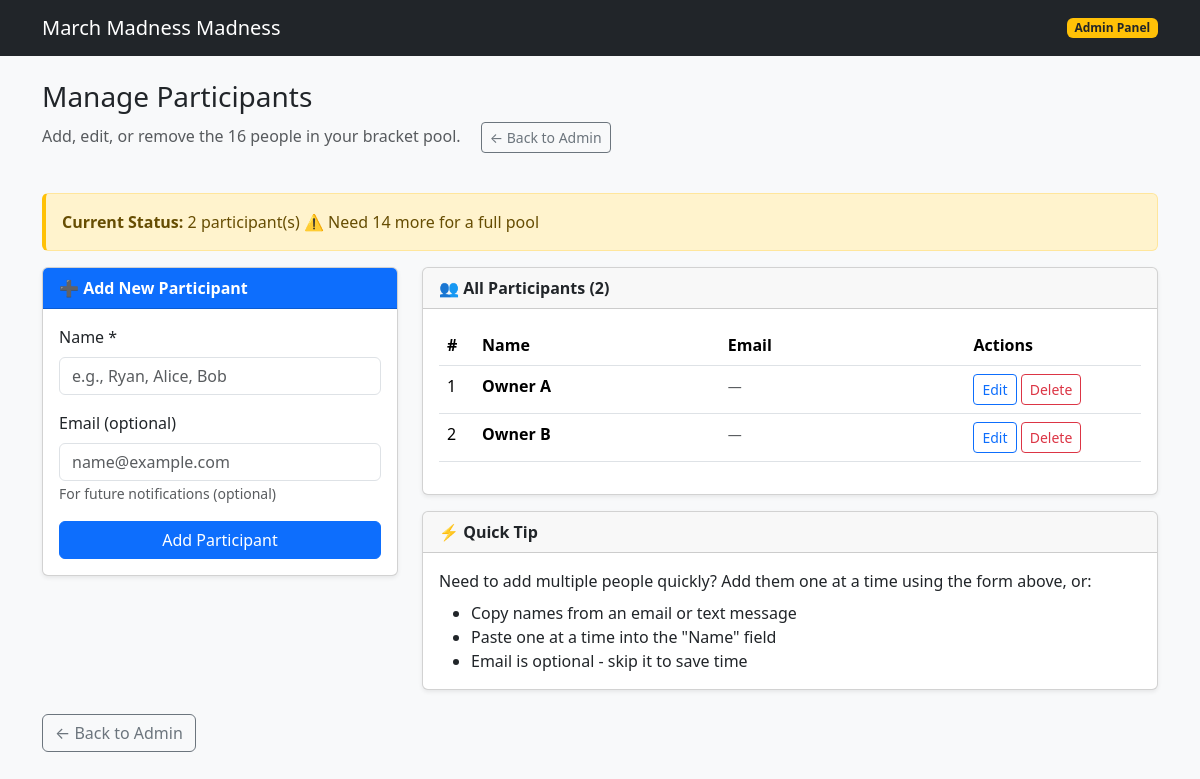
/admin/participants, run on an earlier commit of the app's database.
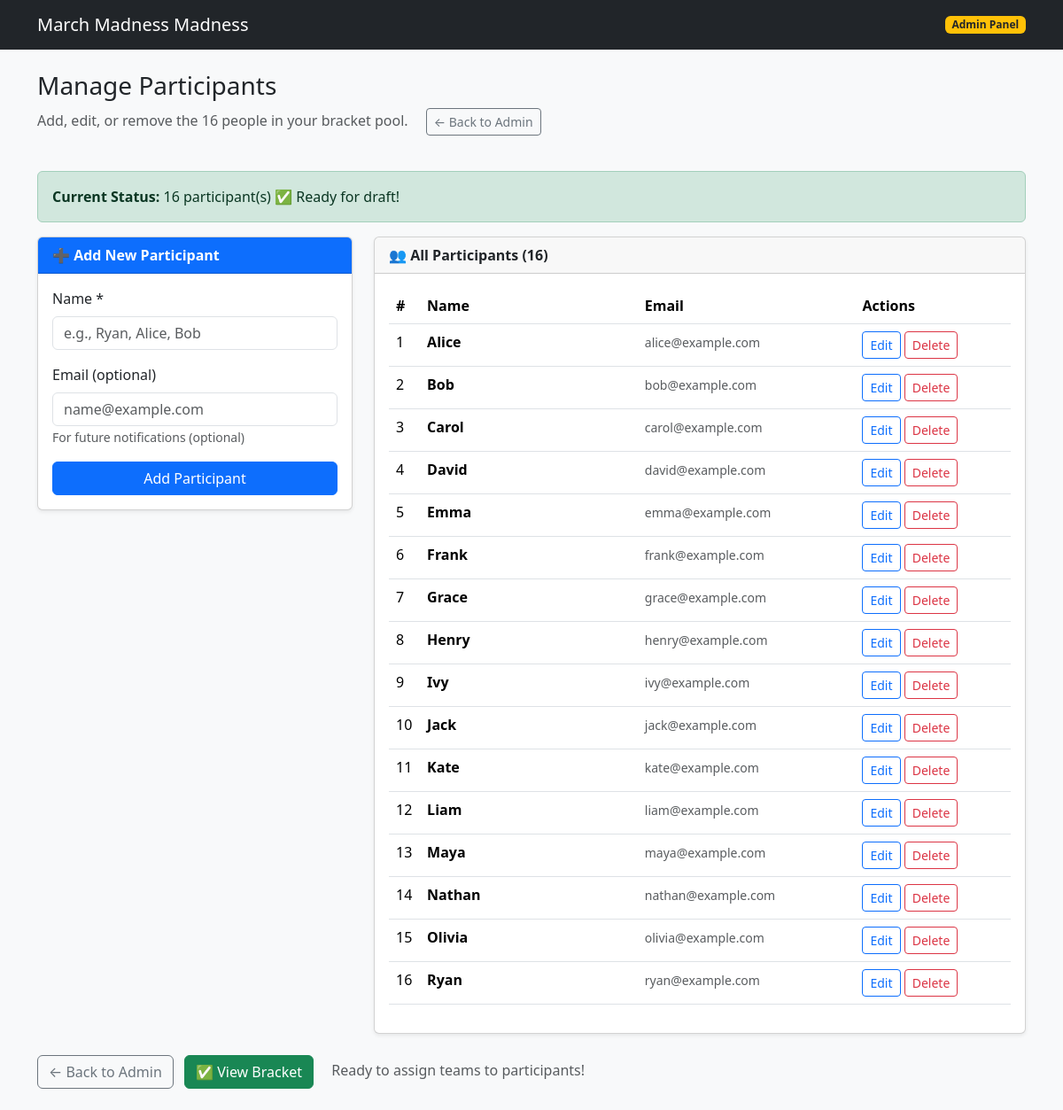
And on a later commit of the database.
### models.py (models this page shows, shortened)
class Participant(db.Model):
    id = db.Column(db.Integer, primary_key=True)
    name = db.Column(db.String(100), nullable=False, unique=True)
    email = db.Column(db.String(120), nullable=True)

### app.py (the view)
    @app.route("/admin/participants")
    def admin_participants():
        from flask import render_template
        from models import Participant
        participants = Participant.query.order_by(Participant.name.asc()).all()
        return render_template(
            "admin_participants.html",
            participants=participants
        )

### templates/admin_participants.html (shortened to what this page needs)
<!DOCTYPE html>
<html lang="en">
<head>
  <link
    href="https://cdn.jsdelivr.net/npm/bootstrap@5.3.3/dist/css/bootstrap.min.css"
    rel="stylesheet"
  />
  <link rel="stylesheet" href="{{ url_for('static', filename='style.css') }}" />
</head>
<body class="bg-light">
  <nav class="navbar navbar-dark bg-dark">
    <div class="container">
      <a href="{{ url_for('home') }}" class="navbar-brand">March Madness Madness</a>
      <span class="badge bg-warning text-dark">Admin Panel</span>
    </div>
  </nav>
  <main class="container py-4">
    <div class="row mb-4">
      <div class="col">
        <h1 class="h3">Manage Participants</h1>
        <p class="text-muted">
          Add, edit, or remove the 16 people in your bracket pool.
          <a href="{{ url_for('admin') }}" class="btn btn-sm btn-outline-secondary ms-3">← Back to Admin</a>
        </p>
      </div>
    </div>
    <div class="alert {% if participants|length == 16 %}alert-success{% elif participants|length < 16 %}alert-warning{% else %}alert-danger{% endif %}">
      <strong>Current Status:</strong>
      {{ participants|length }} participant(s)
      {% if participants|length == 16 %}
        ✅ Ready for draft!
      {% elif participants|length < 16 %}
        ⚠️ Need {{ 16 - participants|length }} more for a full pool
      {% else %}
        ❌ Too many participants (need exactly 16)
      {% endif %}
    </div>
    <div class="row">
      <div class="col-md-4 mb-4">
        <div class="card shadow-sm">
          <div class="card-header bg-primary text-white">
            <strong>➕ Add New Participant</strong>
          </div>
          <div class="card-body">
            <form method="post" action="{{ url_for('admin_participants_add') }}">
              <div class="mb-3">
                <label for="add_name" class="form-label">Name *</label>
                <input
                  type="text"
                  class="form-control"
                  id="add_name"
                  name="name"
                  placeholder="e.g., Ryan, Alice, Bob"
                  required
                  maxlength="100"
                >
              </div>
              <div class="mb-3">
                <label for="add_email" class="form-label">Email (optional)</label>
                <input
                  type="email"
                  class="form-control"
                  id="add_email"
                  name="email"
                  placeholder="name@example.com"
                  maxlength="120"
                >
                <small class="text-muted">For future notifications (optional)</small>
              </div>
              <button type="submit" class="btn btn-primary w-100">
                Add Participant
              </button>
            </form>
          </div>
        </div>
      </div>
      <div class="col-md-8">
        <div class="card shadow-sm">
          <div class="card-header">
            <strong>👥 All Participants ({{ participants|length }})</strong>
          </div>
          <div class="card-body">
            {% if participants %}
              <div class="table-responsive">
                <table class="table table-hover participants-table">
                  <thead>
                    <tr>
                      <th>#</th>
                      <th>Name</th>
                      <th>Email</th>
                      <th>Actions</th>
                    </tr>
                  </thead>
                  <tbody>
                    {% for participant in participants %}
                    <tr>
                      <td>{{ loop.index }}</td>
                      <td>
                        <strong>{{ participant.name }}</strong>
                      </td>
                      <td>
                        <small class="text-muted">{{ participant.email or '—' }}</small>
                      </td>
                      <td>
                        <button
                          class="btn btn-sm btn-outline-primary"
                          data-bs-toggle="modal"
                          data-bs-target="#editModal{{ participant.id }}"
                        >
                          Edit
                        </button>
                        <form
                          method="post"
                          action="{{ url_for('admin_participants_delete', participant_id=participant.id) }}"
                          class="inline-form"
                          onsubmit="return confirm('Delete {{ participant.name }}? This cannot be undone.');"
                        >
                          <button type="submit" class="btn btn-sm btn-outline-danger">
                            Delete
                          </button>
                        </form>
                      </td>
                    </tr>
                    {% endfor %}
                  </tbody>
                </table>
              </div>
            {% else %}
              <div class="alert alert-info">
                <strong>No participants yet.</strong> Add your first participant using the form on the left!
              </div>
            {% endif %}
          </div>
        </div>
        {% if participants|length < 16 %}
        <div class="card shadow-sm mt-3">
          <div class="card-header">
            <strong>⚡ Quick Tip</strong>
          </div>
          <div class="card-body">
            <p class="mb-2">Need to add multiple people quickly? Add them one at a time using the form above, or:</p>
            <ul class="mb-0">
              <li>Copy names from an email or text message</li>
              <li>Paste one at a time into the "Name" field</li>
              <li>Email is optional - skip it to save time</li>
            </ul>
          </div>
        </div>
        {% endif %}
      </div>
    </div>
    <div class="mt-4">
      <a href="{{ url_for('admin') }}" class="btn btn-outline-secondary">← Back to Admin</a>
      {% if participants|length == 16 %}
        <a href="{{ url_for('home') }}" class="btn btn-success ms-2">
          ✅ View Bracket
        </a>
        <span class="text-muted ms-3">Ready to assign teams to participants!</span>
      {% endif %}
    </div>
  </main>
</body>
</html>

### static/style.css (style rules this page uses)
.inline-form { display: inline; }
.participants-table th:nth-child(1) { width: 5%; }
.participants-table th:nth-child(2) { width: 35%; }
.participants-table th:nth-child(3) { width: 35%; }
.participants-table th:nth-child(4) { width: 25%; }

What changed in the data, as far as the page shows it:
changed Participant: name "Owner B" → "Alice"; email "—" → "alice@example.com"; moves up the list
added Participant: name "Bob", email "bob@example.com"
added Participant: name "Carol", email "carol@example.com"
added Participant: name "David", email "david@example.com"
added Participant: name "Emma", email "emma@example.com"
added Participant: name "Frank", email "frank@example.com"
added Participant: name "Grace", email "grace@example.com"
added Participant: name "Henry", email "henry@example.com"
added Participant: name "Ivy", email "ivy@example.com"
added Participant: name "Jack", email "jack@example.com"
added Participant: name "Kate", email "kate@example.com"
added Participant: name "Liam", email "liam@example.com"
added Participant: name "Maya", email "maya@example.com"
added Participant: name "Nathan", email "nathan@example.com"
added Participant: name "Olivia", email "olivia@example.com"
changed Participant: name "Owner A" → "Ryan"; email "—" → "ryan@example.com"
Also different on the page:
{{ participants|length }}: "2" → "16"
{{ 16 - participants|length }}: "14" → (not shown)
text no longer shown: "⚠️ Need more for a full pool ⚡ Quick Tip Need to add multiple people quickly? Add them one at a time using the form above, or: Copy names from an email or text message Paste one at a time into the \"Name\" field Email is optional - skip it to save time"
text now shown: "✅ Ready for draft! ✅ View Bracket Ready to assign teams to participants!"
